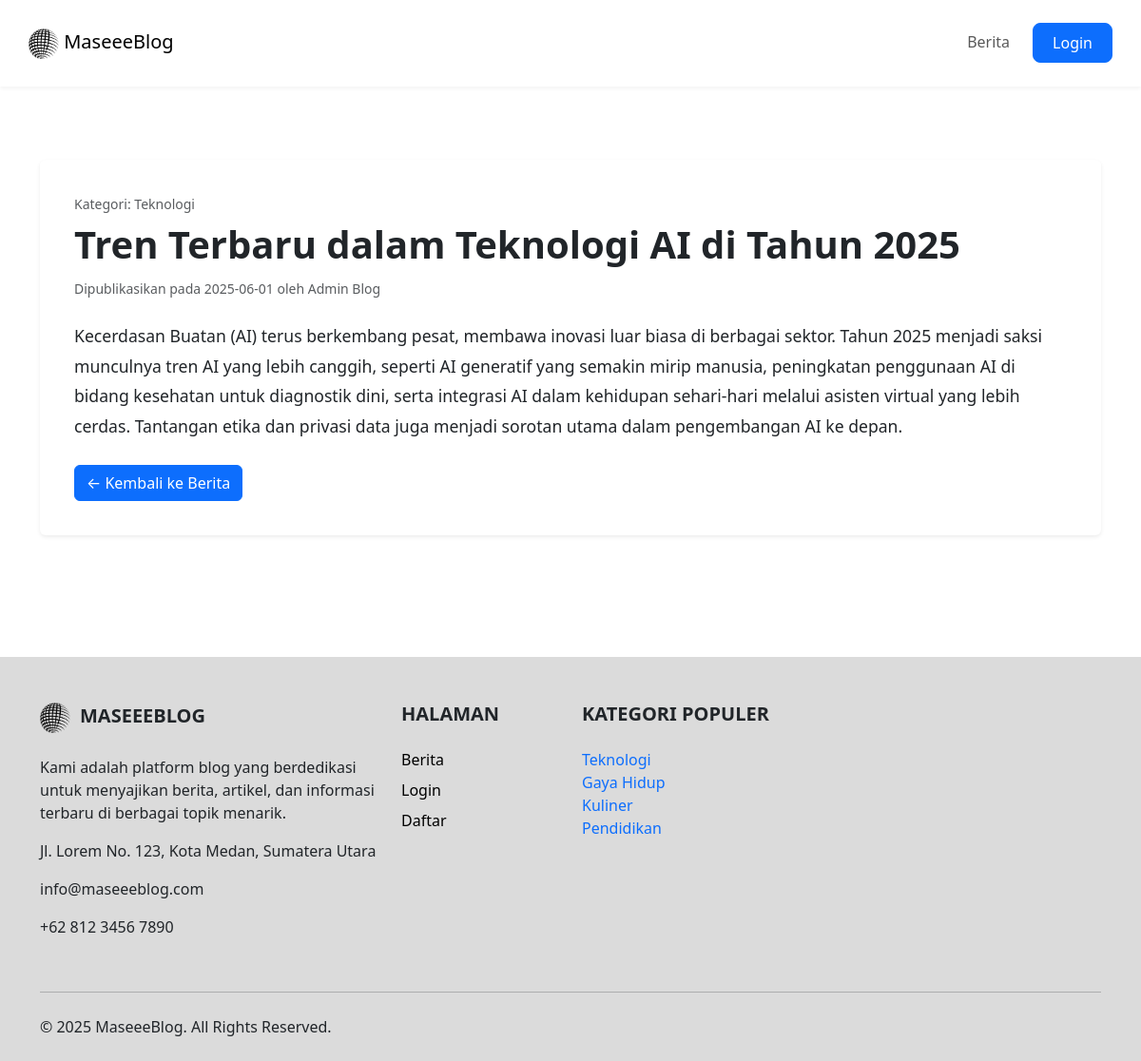
The page /index.php?page=isiblog&id=1 on the database its author committed.
### tables this page shows
CREATE TABLE `blog` (
  `idblog` int(11) NOT NULL,
  `penulis` varchar(100) NOT NULL,
  `tanggalbuat` date NOT NULL,
  `judul` varchar(255) NOT NULL,
  `isi` mediumtext NOT NULL,
  `idkategori` int(11) NOT NULL
);

CREATE TABLE `kategori` (
  `idkategori` int(11) NOT NULL,
  `namakategori` varchar(255) NOT NULL
);

### file/isiblog.php (the view, shortened to what this page needs)
<?php
global $conn;
$idblog = isset($_GET['id']) ? (int) $_GET['id'] : 0;
if ($idblog > 0) {
    $sql_detail_blog = "SELECT
    blog.idblog,
    blog.penulis,
    blog.tanggalbuat,
    blog.judul,
    blog.isi,
    kategori.namakategori
FROM
    blog
JOIN
    kategori ON blog.idkategori = kategori.idkategori WHERE idblog = ?;";
    $stmt_detail = mysqli_prepare($conn, $sql_detail_blog);
    if ($stmt_detail) {
        mysqli_stmt_bind_param($stmt_detail, "i", $idblog);
        mysqli_stmt_execute($stmt_detail);
        $result_detail = mysqli_stmt_get_result($stmt_detail);
        $blog_data = mysqli_fetch_assoc($result_detail);
    } else {
        $blog_data = null;
        error_log("Error preparing detail blog query: " . mysqli_error($conn));
    }
} else {
    $blog_data = null;
}
?>
<div class="container main-content mt-5 mb-5" style="padding-top: 120px;padding-bottom: 80px;">
    <?php if ($blog_data): ?>
        <article class="card shadow-sm border-0 blog-detail-card">
            <div class="card-body">
                <p class="text-muted mb-2"><small>Kategori: <span
                            class="fw-medium"><?php echo ($blog_data['namakategori']); ?></span></small></p>
                <h1 class="card-title fw-bold mb-3"><?php echo ($blog_data['judul']); ?></h1>
                <p class="card-subtitle text-muted mb-4"><small>Dipublikasikan pada
                        <?php echo ($blog_data['tanggalbuat']); ?> oleh <span
                            class="fw-medium"><?php echo ($blog_data['penulis']); ?></span></small>
                </p>
                <div class="blog-content mb-4">
                    <?php echo nl2br(($blog_data['isi'])); ?>
                </div>
                <a href="index.php?page=blog" class="btn btn-primary">&larr; Kembali ke Berita</a>
            </div>
        </article>
    <?php endif; ?>
</div>

### include/template/footer.php (shortened to what this page needs)
<?php
global $query_kategori;
global $cari;
mysqli_data_seek($query_kategori, 0);
$query_footer = $query_kategori;
?>
<footer class="pt-5 pb-4" style="background-color:#dbdbdb">
    <div class="container">
        <div class="row">
            <div class="col-lg-4 col-md-6 mb-4">
                <h5 class="text-uppercase fw-bold mb-4"><img src="./include/img/logo.png" alt=""
                        style="width:32px;height:32px;margin-right:10px">MaseeeBlog</h5>
                <p>
                    Kami adalah platform blog yang berdedikasi untuk menyajikan berita, artikel, dan informasi
                    terbaru di berbagai topik menarik.
                </p>
                <p>Jl. Lorem No. 123, Kota Medan, Sumatera Utara</p>
                <p>info@maseeeblog.com</p>
                <p>+62 812 3456 7890</p>
            </div>
            <div class="col-lg-2 col-md-6 mb-4">
                <h5 class="text-uppercase fw-bold mb-4">Halaman</h5>
                <ul class="list-unstyled">
                    <li><a href="index.php?page=blog" class="text-black text-decoration-none mb-2 d-block">Berita</a>
                    </li>
                    <?php if (isset($_SESSION['username'])): ?>
                        <li><a href="index.php?page=admin" class="text-black text-decoration-none mb-2 d-block">Admin
                                Page</a></li>
                    <?php else: ?>
                        <li><a href="index.php?page=login" class="text-black text-decoration-none mb-2 d-block">Login</a>
                        </li>
                        <li><a href="index.php?page=register"
                                class="text-black text-decoration-none mb-2 d-block">Daftar</a></li>
                    <?php endif; ?>
                </ul>
            </div>
            <div class="col-lg-3 col-md-6 mb-4">
                <h5 class="text-uppercase fw-bold mb-4">Kategori Populer</h5>
                <ul class="list-unstyled">
                        <?php
                        if ($query_footer instanceof mysqli_result && mysqli_num_rows($query_footer) > 0) {
                            while (
                                $rowkategori = mysqli_fetch_assoc($query_footer)
                            ) {
                                ?>
                                <li class="list-group-item"><a href="?page=blog&kategori=<?php echo htmlspecialchars($rowkategori['idkategori']);
                                if (!empty($cari)) {
                                    echo '&cari=' . urlencode(htmlspecialchars($cari));
                                }
                                ?>"
                                        class="text-decoration-none text-gray-700 d-block"><?php echo htmlspecialchars($rowkategori['namakategori']) ?></a>
                                </li>
                            <?php }
                        } else {
                            echo '<li class="list-group-item text-muted">Tidak ada kategori.</li>';
                        } ?>
                </ul>
            </div>
        </div>
        <hr class="mb-4">
        <div class="row align-items-center">
            <div class="col-md-7 col-lg-8 text-center text-md-start">
                <p class="mb-0">&copy; 2025 MaseeeBlog. All Rights Reserved.</p>
            </div>
        </div>
    </div>
</footer>

### file/isiblog.php (style rules this page uses)
.blog-detail-card { padding: 20px; }
.blog-content { line-height: 1.8; font-size: 1.1rem; }

### rows shown on the page
blog: idkategori.namakategori "Teknologi", judul "Tren Terbaru dalam Teknologi AI di Tahun 2025", tanggalbuat "2025-06-01", penulis "Admin Blog", isi "Kecerdasan Buatan (AI) terus berkembang pesat, membawa inovasi luar biasa di berbagai sektor. Tahun 2025 menjadi saksi munculnya tren AI yang lebih canggih, seperti AI generatif yang semakin mirip manusia, peningkatan penggunaan AI di bidang kesehatan untuk diagnostik dini, serta integrasi AI dalam kehidupan sehari-hari melalui asisten virtual yang lebih cerdas. Tantangan etika dan privasi data juga menjadi sorotan utama dalam pengembangan AI ke depan."
kategori: namakategori "Teknologi"
kategori: namakategori "Gaya Hidup"
kategori: namakategori "Kuliner"
kategori: namakategori "Pendidikan"
